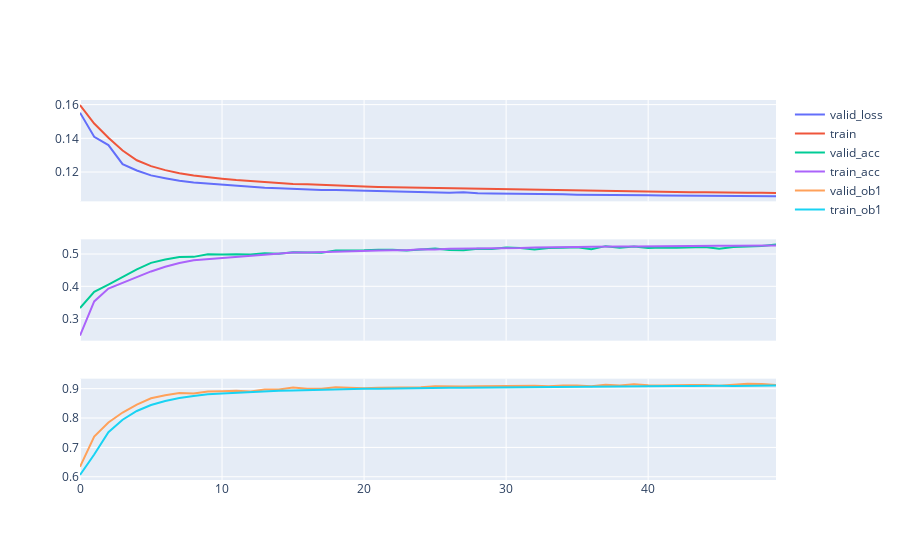

Here is the notebook cell this chart was saved with:
### Code cell
fig = make_subplots(rows=3, cols=1, shared_xaxes=True)



fig.add_trace(go.Scatter(x=df.index, y=df["val_loss"],name="valid_loss"), row=1, col=1)
fig.add_trace(go.Scatter(x=df.index, y=df["train_loss"],name="train"), row=1, col=1)

fig.add_trace(go.Scatter(x=df.index, y=df["val_acc"],name="valid_acc"), row=2, col=1)
fig.add_trace(go.Scatter(x=df.index, y=df["train_acc"],name="train_acc"), row=2, col=1)

fig.add_trace(go.Scatter(x=df.index, y=df["val_off_by_1"],name="valid_ob1"), row=3, col=1)
fig.add_trace(go.Scatter(x=df.index, y=df["train_off_by_1"],name="train_ob1"), row=3, col=1)


#fig.add_trace(go.Scatter(x=residual.index, y=residual,name="residual"), row=3, col=1)

fig.update_layout(height=1300)
fig.show()
